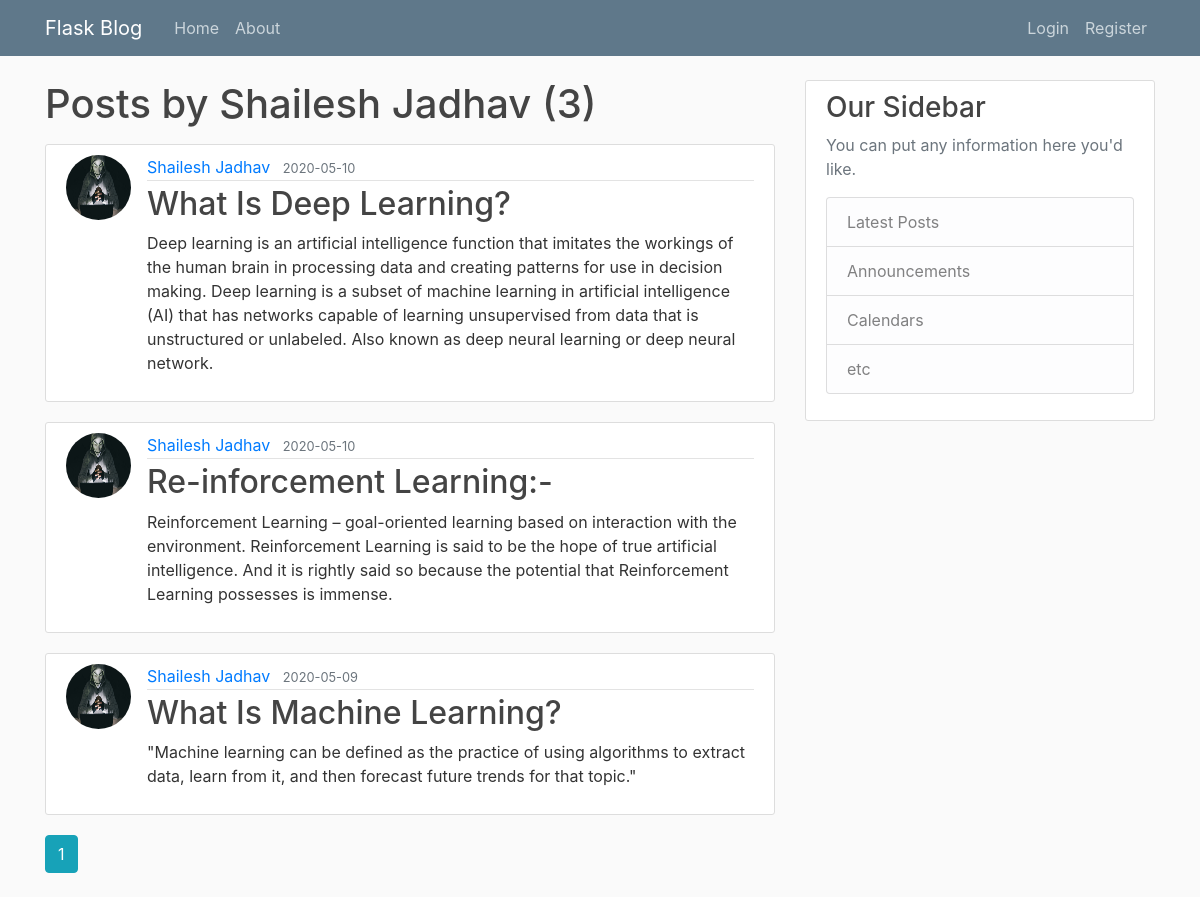
Screenshot of /user/Shailesh Jadhav with the database file from the repository.
### Flaskblog/models.py (models this page shows, shortened)
class User(db.Model, UserMixin):
    id = db.Column(db.Integer, primary_key=True)
    username = db.Column(db.String(20), unique=True, nullable=False)
    email = db.Column(db.String(120), unique=True, nullable=False)
    image_file = db.Column(db.String(20), nullable=False, default='default.jpg')
    password = db.Column(db.String(60), nullable=False)
    posts = db.relationship('Post', backref='author', lazy=True)

class Post(db.Model):
    id = db.Column(db.Integer, primary_key=True)
    title = db.Column(db.String(100), nullable=False)
    date_posted = db.Column(db.DateTime, nullable=False, default=datetime.utcnow)
    content = db.Column(db.Text, nullable=False)
    user_id = db.Column(db.Integer, db.ForeignKey('user.id'), nullable=False)

### Flaskblog/routes.py (the view)
@app.route("/user/<string:username>")
def user_posts(username):
    page = request.args.get('page', 1, type=int)
    user = User.query.filter_by(username=username).first_or_404()
    posts = Post.query.filter_by(author=user)\
        .order_by(Post.date_posted.desc())\
        .paginate(page=page, per_page=5)
    return render_template('user_posts.html', posts=posts, user=user)

### Flaskblog/templates/user_posts.html
{% extends "layout.html" %}
{% block content %}
    <h1 class="mb-3">Posts by {{ user.username }} ({{ posts.total }})</h1>
    {% for post in posts.items %}
        <article class="media content-section">
          <img class="rounded-circle article-img" src="{{ url_for('static', filename='profile_pics/' + post.author.image_file) }}">
          <div class="media-body">
            <div class="article-metadata">
              <a class="mr-2" href="{{ url_for('user_posts', username=post.author.username) }}">{{ post.author.username }}</a>
              <small class="text-muted">{{ post.date_posted.strftime('%Y-%m-%d') }}</small>
            </div>
            <h2><a class="article-title" href="{{ url_for('post', post_id=post.id) }}">{{ post.title }}</a></h2>
            <p class="article-content">{{ post.content }}</p>
          </div>
        </article>
    {% endfor %}
    {% for page_num in posts.iter_pages(left_edge=1, right_edge=1, left_current=1, right_current=2) %}
      {% if page_num %}
        {% if posts.page == page_num %}
          <a class="btn btn-info mb-4" href="{{ url_for('user_posts', username=user.username, page=page_num) }}">{{ page_num }}</a>
        {% else %}
          <a class="btn btn-outline-info mb-4" href="{{ url_for('user_posts', username=user.username, page=page_num) }}">{{ page_num }}</a>
        {% endif %}
      {% else %}
        ...
      {% endif %}
    {% endfor %}
{% endblock content %}

### Flaskblog/static/main.css (style rules this page uses)
body { background: #fafafa; color: #333333; margin-top: 5rem; }
h1, h2, h3, h4, h5, h6 { color: #444444; }
.content-section { background: #ffffff; padding: 10px 20px; border: 1px solid #dddddd; border-radius: 3px; margin-bottom: 20px; }
.article-title { color: #444444; }
.article-content { white-space: pre-line; }
.article-img { height: 65px; width: 65px; margin-right: 16px; }
.article-metadata { padding-bottom: 1px; margin-bottom: 4px; border-bottom: 1px solid #e3e3e3 }

### rows the page displays
User: username "Shailesh Jadhav"
Post: image_file (picture), author.username "Shailesh Jadhav", date_posted "2020-05-10", title "What Is Deep Learning?", content "Deep learning is an artificial intelligence function that imitates the workings of the human brain in processing data and creating patterns for use in decision making. Deep learning is a subset of machine learning in artificial intelligence (AI) that has networks capable of learning unsupervised from data that is unstructured or unlabeled. Also known as deep neural learning or deep neural network."
Post: image_file (picture), author.username "Shailesh Jadhav", date_posted "2020-05-10", title "Re-inforcement Learning:-", content "Reinforcement Learning – goal-oriented learning based on interaction with the environment. Reinforcement Learning is said to be the hope of true artificial intelligence. And it is rightly said so because the potential that Reinforcement Learning possesses is immense."
Post: image_file (picture), author.username "Shailesh Jadhav", date_posted "2020-05-09", title "What Is Machine Learning?", content "\"Machine learning can be defined as the practice of using algorithms to extract data, learn from it, and then forecast future trends for that topic.\""

### other values shown
{{ posts.total }} "3"
{{ page_num }} "1"
